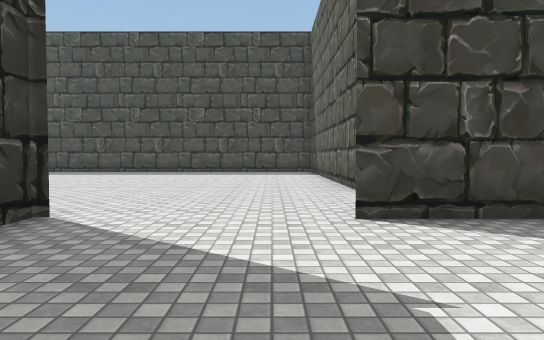
[1] (above)

17 first-person views from a walk through a 3-D level made in the Unity game engine. The camera is 1.2 m above the floor, tilts 2° down and sees 70° across. The floor is counted in squares, 2 m on a side. Each view is taken from the middle of a square. On the plan, view 1 faces up. The plan holds only what a view shows up to about 11 squares ahead; the rest is blank. The place goes on beyond the plan. The player character is not drawn. Some surface patterns are stand-ins.

[2]
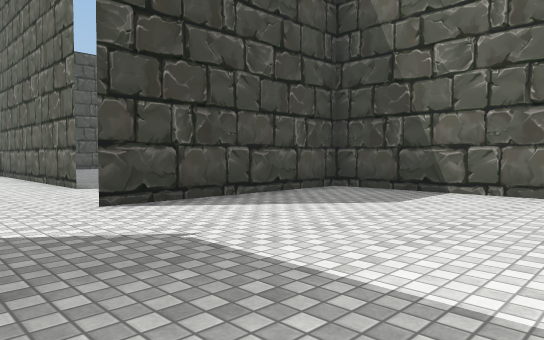

[3]
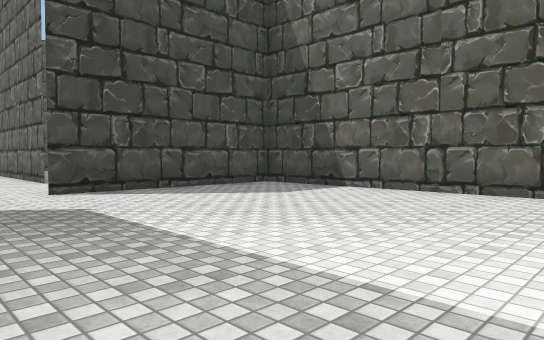

[4]
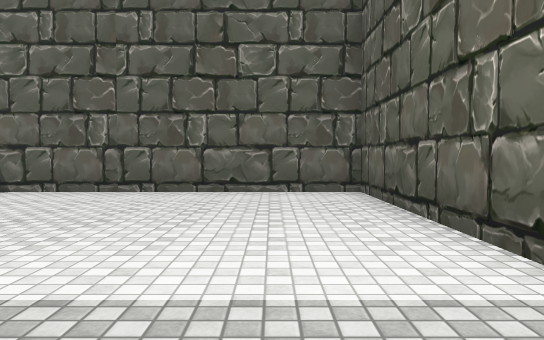

[5]
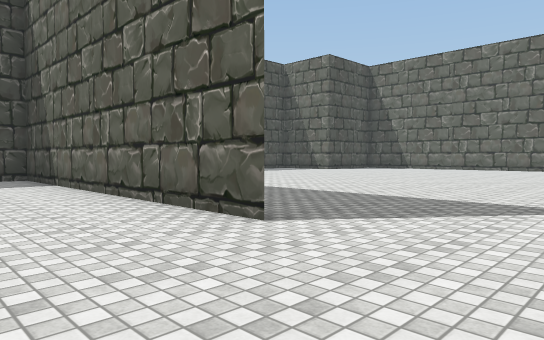

[6]
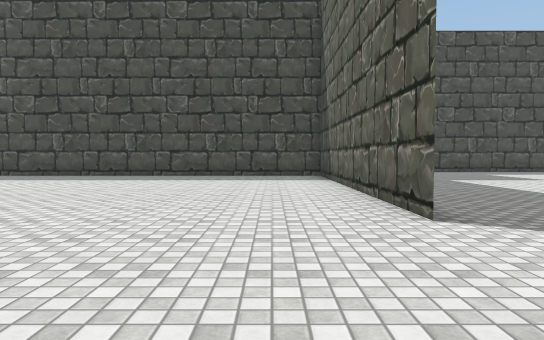

[7]
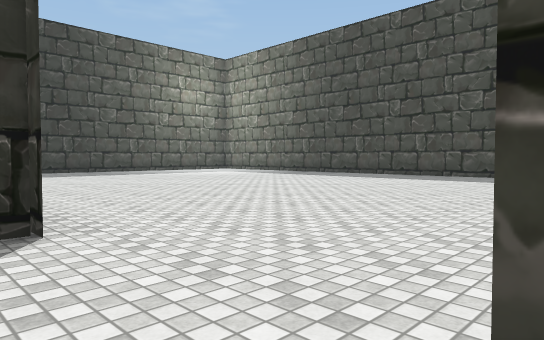

[8]
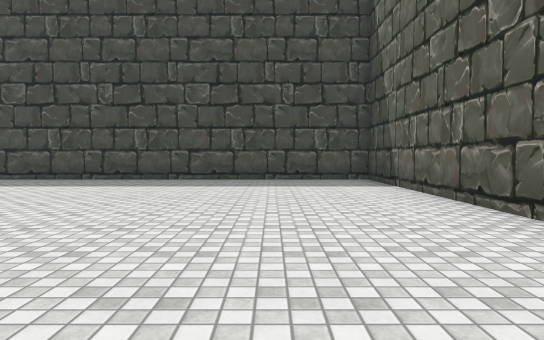

[9]
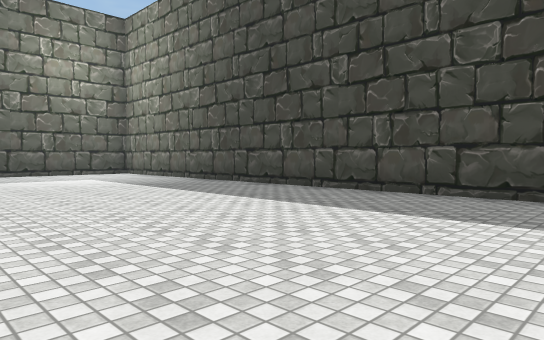

[10]
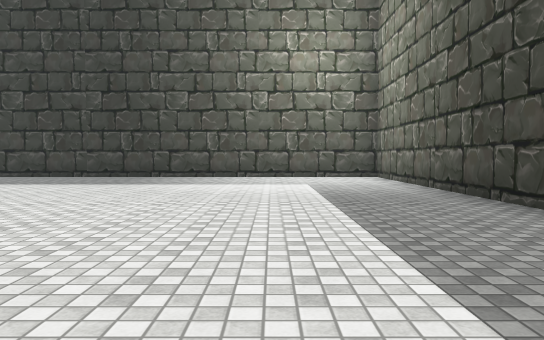

[11]
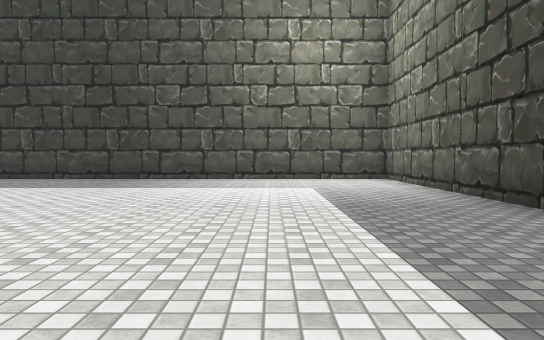

[12]
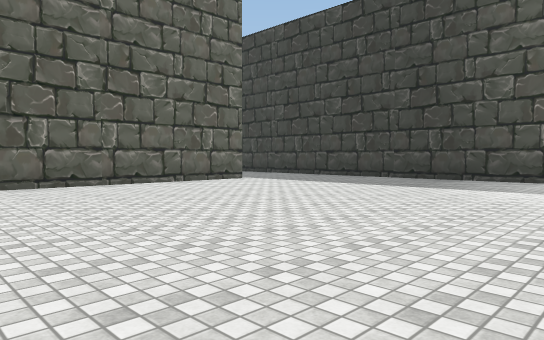

[13]
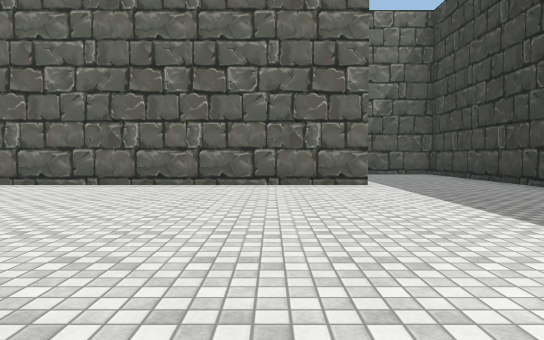

[14]
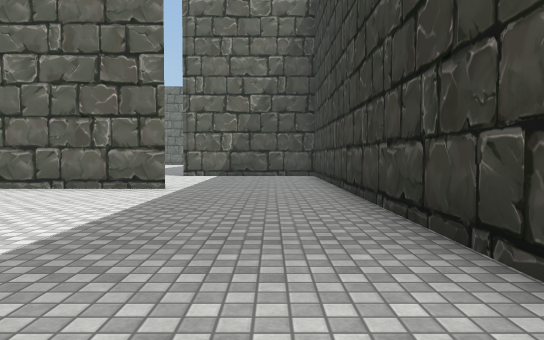

[15]
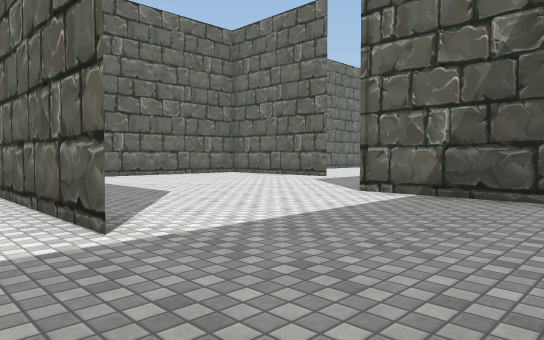

[16]
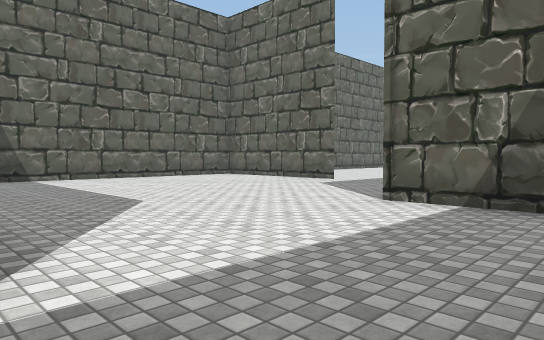

[17]
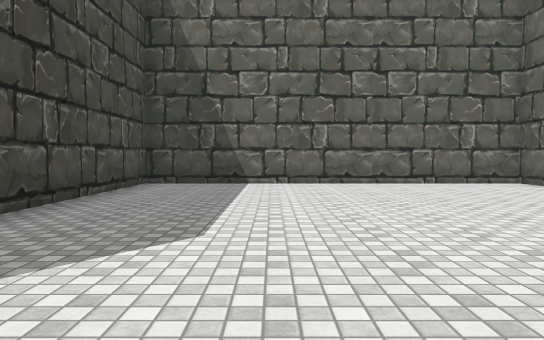

### Floor plan
Points are (right, up) in squares from view 1. A wall is a line through its corners. A room is listed if a view was taken in it or the views show most of it. See-through windows are left out.
Room 1 (views 1, 2, 3, 4, 5, 6, 7)
walls: (1.1, -4.5) (5.6, -4.5) (5.6, 3.7) (0.8, 3.7); (-2.3, 3.9) (-2.3, 3.2)
ways out: opening at (-0.5, 4) to room 2
Room 2 (views 8, 9, 10, 11, 12, 13, 14, 15, 16, 17)
walls: (-11.1, 3.8) (-3.2, 3.8); (-6.9, -4.5) (-5.9, -4.5); (-3.2, -4.5) (-2.3, -4.5) (-2.3, 3.7) (-7, 3.7); (-13, -0.9) (-10.2, -0.9); (1.5, 6.5) (1.5, 15.1) (-14.3, 15.1) (-14.3, 0)
ways out: opening at (-0.5, 4) to room 1; opening at (2, 5.5)

Positions as (right, up) in squares from view 1, and headings:
1: (0, 0), facing up
2: (-1, -1), facing up-right
3: (-1, -3), facing up-right
4: (-1, -3), facing right
5: (-1, 4), facing up-right
6: (0, 3), facing up
7: (1, 3), facing up-left
8: (-1, 5), facing up
9: (-1, 9), facing up-left
10: (-3, 12), facing left
11: (-4, 12), facing left
12: (-4, 12), facing down-left
13: (-9, 12), facing down
14: (-13, 11), facing down
15: (-14, 5), facing down-right
16: (-13, 4), facing down-right
17: (-11, 1), facing right
